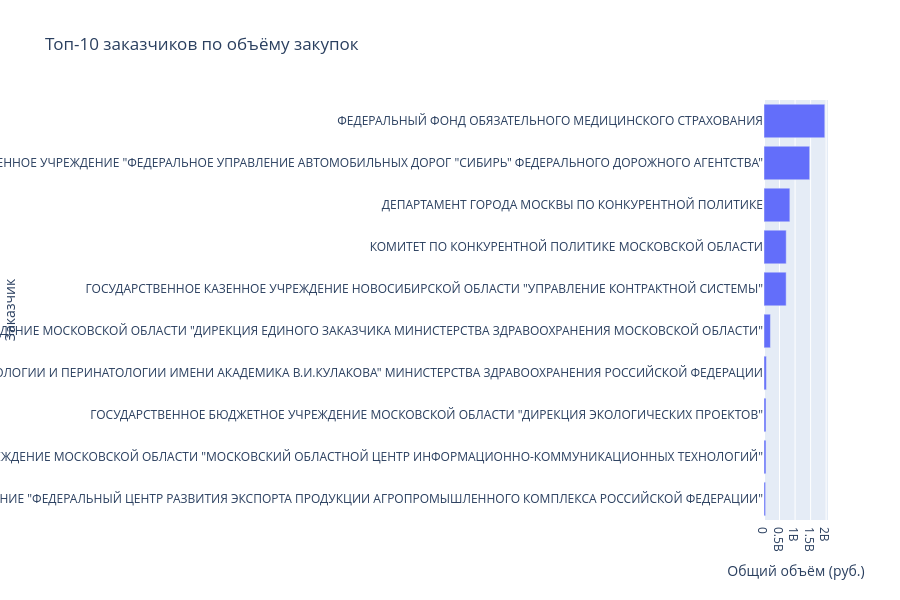

Source (notebook cell):
### Code cell
# Топ-10 заказчиков по объёму
top10 = competition.top_customers(df, n=10, by='volume')

fig = px.bar(
    x=top10['total_volume'],
    y=top10.index,
    orientation='h',
    title='Топ-10 заказчиков по объёму закупок',
    labels={'x': 'Общий объём (руб.)', 'y': 'Заказчик'}
)
fig.update_layout(height=600, yaxis={'categoryorder': 'total ascending'})
fig.show()

### Figure 1 — Plotly figure (JSON) as saved in the notebook; plotly's stock layout.template omitted (floating-point values rounded to 4 significant figures)
{"data": [{"hovertemplate": "Общий объём (руб.)=%{x}<br>Заказчик=%{y}<extra></extra>", "legendgroup": "", "marker": {"color": "#636efa", "pattern": {"shape": ""}}, "name": "", "orientation": "h", "showlegend": false, "textposition": "auto", "type": "bar", "x": [1957000000.0, 1471000000.0, 832100000.0, 715300000.0, 713300000.0, 207300000.0, 76870000.0, 64570000.0, 63000000.0, 50790000.0], "xaxis": "x", "y": ["ФЕДЕРАЛЬНЫЙ ФОНД ОБЯЗАТЕЛЬНОГО МЕДИЦИНСКОГО СТРАХОВАНИЯ", "ФЕДЕРАЛЬНОЕ КАЗЕННОЕ УЧРЕЖДЕНИЕ \"ФЕДЕРАЛЬНОЕ УПРАВЛЕНИЕ АВТОМОБИЛЬНЫХ ДОРОГ \"СИБИРЬ\" ФЕДЕРАЛЬНОГО ДОРОЖНОГО АГЕНТСТВА\"", "ДЕПАРТАМЕНТ ГОРОДА МОСКВЫ ПО КОНКУРЕНТНОЙ ПОЛИТИКЕ", "КОМИТЕТ ПО КОНКУРЕНТНОЙ ПОЛИТИКЕ МОСКОВСКОЙ ОБЛАСТИ", "ГОСУДАРСТВЕННОЕ КАЗЕННОЕ УЧРЕЖДЕНИЕ НОВОСИБИРСКОЙ ОБЛАСТИ \"УПРАВЛЕНИЕ КОНТРАКТНОЙ СИСТЕМЫ\"", "ГОСУДАРСТВЕННОЕ КАЗЕННОЕ УЧРЕЖДЕНИЕ МОСКОВСКОЙ ОБЛАСТИ \"ДИРЕКЦИЯ ЕДИНОГО ЗАКАЗЧИКА МИНИСТЕРСТВА ЗДРАВООХРАНЕНИЯ МОСКОВСКОЙ ОБЛАСТИ\"", "ФЕДЕРАЛЬНОЕ ГОСУДАРСТВЕННОЕ БЮДЖЕТНОЕ УЧРЕЖДЕНИЕ \"НАЦИОНАЛЬНЫЙ МЕДИЦИНСКИЙ ИССЛЕДОВАТЕЛЬСКИЙ ЦЕНТР АКУШЕРСТВА, ГИНЕКОЛОГИИ И ПЕРИНАТОЛОГИИ ИМЕНИ АКАДЕМИКА В.И.КУЛАКОВА\" МИНИСТЕРСТВА ЗДРАВООХРАНЕНИЯ РОССИЙСКОЙ ФЕДЕРАЦИИ", "ГОСУДАРСТВЕННОЕ БЮДЖЕТНОЕ УЧРЕЖДЕНИЕ МОСКОВСКОЙ ОБЛАСТИ \"ДИРЕКЦИЯ ЭКОЛОГИЧЕСКИХ ПРОЕКТОВ\"", "ГОСУДАРСТВЕННОЕ КАЗЕННОЕ УЧРЕЖДЕНИЕ МОСКОВСКОЙ ОБЛАСТИ \"МОСКОВСКИЙ ОБЛАСТНОЙ ЦЕНТР ИНФОРМАЦИОННО-КОММУНИКАЦИОННЫХ ТЕХНОЛОГИЙ\"", "ФЕДЕРАЛЬНОЕ ГОСУДАРСТВЕННОЕ БЮДЖЕТНОЕ УЧРЕЖДЕНИЕ \"ФЕДЕРАЛЬНЫЙ ЦЕНТР РАЗВИТИЯ ЭКСПОРТА ПРОДУКЦИИ АГРОПРОМЫШЛЕННОГО КОМПЛЕКСА РОССИЙСКОЙ ФЕДЕРАЦИИ\""], "yaxis": "y"}], "layout": {"barmode": "relative", "height": 600, "legend": {"tracegroupgap": 0}, "title": {"text": "Топ-10 заказчиков по объёму закупок"}, "xaxis": {"anchor": "y", "domain": [0, 1], "title": {"text": "Общий объём (руб.)"}}, "yaxis": {"anchor": "x", "categoryorder": "total ascending", "domain": [0, 1], "title": {"text": "Заказчик"}}}}
